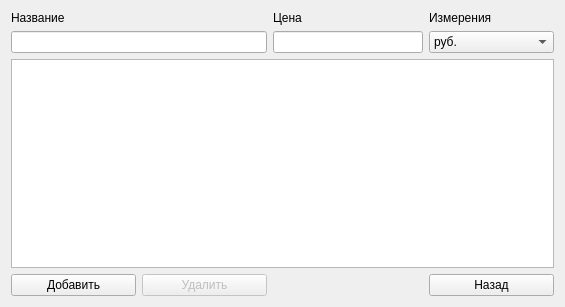
<?xml version="1.0" encoding="UTF-8"?>
<ui version="4.0">
 <class>Form</class>
 <widget class="QWidget" name="Form">
  <property name="geometry">
   <rect>
    <x>0</x>
    <y>0</y>
    <width>565</width>
    <height>307</height>
   </rect>
  </property>
  <property name="windowTitle">
   <string>Услуги</string>
  </property>
  <layout class="QGridLayout" name="gridLayout">
   <item row="0" column="0" colspan="2">
    <widget class="QLabel" name="label_3">
     <property name="text">
      <string>Название</string>
     </property>
    </widget>
   </item>
   <item row="0" column="2">
    <widget class="QLabel" name="label_4">
     <property name="text">
      <string>Цена</string>
     </property>
    </widget>
   </item>
   <item row="0" column="3">
    <widget class="QLabel" name="label_2">
     <property name="text">
      <string>Измерения</string>
     </property>
    </widget>
   </item>
   <item row="1" column="0" colspan="2">
    <widget class="QLineEdit" name="name_e"/>
   </item>
   <item row="1" column="2">
    <widget class="QLineEdit" name="price_e">
     <property name="maximumSize">
      <size>
       <width>150</width>
       <height>16777215</height>
      </size>
     </property>
    </widget>
   </item>
   <item row="1" column="3">
    <widget class="QComboBox" name="count_cb">
     <item>
      <property name="text">
       <string>руб.</string>
      </property>
     </item>
     <item>
      <property name="text">
       <string>%</string>
      </property>
     </item>
    </widget>
   </item>
   <item row="2" column="0" colspan="4">
    <widget class="QTableWidget" name="services_table"/>
   </item>
   <item row="3" column="0">
    <widget class="QPushButton" name="add_b">
     <property name="text">
      <string>Добавить</string>
     </property>
    </widget>
   </item>
   <item row="3" column="1">
    <widget class="QPushButton" name="del_b">
     <property name="enabled">
      <bool>false</bool>
     </property>
     <property name="text">
      <string>Удалить</string>
     </property>
    </widget>
   </item>
   <item row="3" column="3">
    <widget class="QPushButton" name="back_b">
     <property name="enabled">
      <bool>true</bool>
     </property>
     <property name="text">
      <string>Назад</string>
     </property>
    </widget>
   </item>
  </layout>
 </widget>
 <resources/>
 <connections/>
</ui>
